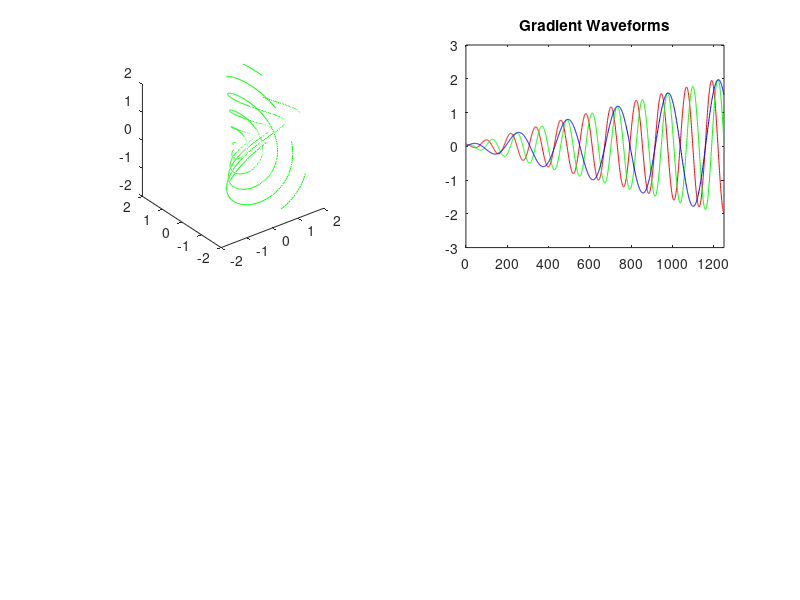

MATLAB code for this plot: (Note: this script raises an error after producing the figure.)
FOV = 24 ; % cm
MYDIM=64;
xres = FOV/MYDIM; % m
gamma = 267.5 * 1e2 / (2*pi) ; % Hz/Gauss
Tmax = 0.01;  %s
dt = 4e-6 ; % s
dt = 8e-6;
Kmax = 1/(xres);
deltaK = 1/(2*FOV);        % resolution of k-space (separation between turns)

Nshots = 25;

% new 10.2
Ntheta = Kmax/deltaK;
Nphi = Kmax/deltaK;


t=linspace(0,Tmax, Tmax/dt);
Npts = length(t);


THETA = linspace(0, 2*Ntheta*pi/Nshots, Npts);
PHI =   linspace(0, 2*Nphi*pi/Nshots, Npts);
R = linspace(0, Kmax^(1), Npts);
R = (R).^(1);


dphi = 2*pi/Nshots;
dtheta = 2*pi/(Nshots);



figure(1)
subplot(221)

option=2
if option==1
    kxs = []; kys = [];kzs=[];
    for n=0:(Nshots)-1
            
        PHI = PHI+ dphi;
            
        for m=0:(Nshots)-1
            
            THETA = THETA + dtheta;
            
            [kx, ky, kz] = sph2cart(PHI, THETA, R);
            
            kxs = [kxs; kx'];
            kys = [kys; ky'];
            kzs = [kzs; kz'];
            
            %plot3(kx,ky,kz);axis([-2 2 -2 2 -2 2]); axis square
            %drawnow
            %pause(0.05)
            %hold on
        end
        
        
    end
    hold off
    
else%% alternative: cartesian coordinate version for EPIC prog.
    
    % first spiral:
    [kx, ky, kz] = sph2cart(THETA, PHI, R);
    kxs = []; kys = [];kzs=[];
    plot3(kx,ky,kz , 'g');axis([-2 2 -2 2 -2 2]); axis square
    
    rotz= [
        cos(dtheta)  -sin(dtheta)   0;
        sin(dtheta)  cos(dtheta)    0;
        0    0  1;
        ];
    
    rotx= [
        1   0   0;
        0   cos(dphi)  -sin(dphi);
        0   sin(dphi)  cos(dphi) ;
        ];
    
    R=eye(3);
    for n=0:(Nshots)-1
        
        for m=0:(Nshots)-1
          
            
            
            tmp = R * [kx ; ky ; kz];
            kx1 = tmp(1,:);
            ky1 = tmp(2,:);
            kz1 = tmp(3,:);
            
            kxs = [kxs; kx1'];
            kys = [kys; ky1'];
            kzs = [kzs; kz1'];
            
            %plot3(kx1,ky1,kz1 , 'r');  
            %axis([-2 2 -2 2 -2 2]); axis square
            
            %drawnow
            %pause(0.1)
            %hold on
            R=rotx*R;
        end
        R=rotz*R;
        
    end
    hold off
    
    
    
    
end



% plot gradients for last shot
Gx = diff(kx) / dt / gamma;
Gy = diff(ky) / dt / gamma;
Gz = diff(kz) / dt / gamma;

xslew = diff(Gx)/dt; % this should come out in gauss/m/s
yslew = diff(Gy)/dt; %
zslew = diff(Gz)/dt; %

subplot(222)
plot(Gx,'r'); hold on
plot(Gy,'g');
plot(Gz,'b');hold off
axis([0 Npts -3 3])
title('Gradient Waveforms')




figure(2)
% Now simulate an object

im = phantom3d(MYDIM);
kim = fftshift(fftn(fftshift(im)));
subplot(221)
lightbox(im); title('The object')
subplot(222)
lightbox(abs(kim),[0 1000],[]); title('THe K-space version of the object')

% a k-space grid

[kx , ky, kz ]= meshgrid( ...
    linspace(-Kmax,Kmax,MYDIM), ...
    linspace(-Kmax,Kmax,MYDIM), ...
    linspace(-Kmax,Kmax,MYDIM));

signal = interp3(kx, ky, kz, kim, kxs, kys, kzs,'spline');
figure(1)
subplot(212)
plot(real(signal)); hold on;
plot(imag(signal),'r');
plot(abs(signal),'g');

title('All the echoes concatenated')
hold off

% filter the data
% make a filter:
myfilter = linspace(eps,Kmax,Npts)';
myfilter = repmat(myfilter, Nshots*Nshots, 1);
% signal = signal .* myfilter;

%Now do the reconstruction
% step 1- regrid the k-space data:

kim2 = griddata(kxs, kys, kzs, signal, kx, ky, kz);
% kim2 = interp3(kxs, kys, kzs, signal, kx, ky, kz);

figure(2); subplot(224)
lightbox(abs(kim2),[0 1000],[]); title('The re-gridded k-space image')

% step 2: do the FFT recon:
% where the interpolation returned NaN, we must put in zeros
kim2(isnan(kim2)) = 0;
im2 = fftshift(ifftn(fftshift(kim2)));

subplot(223)
lightbox(abs(im2)); title('The reconned image')

%RMK added for densitiy compenstation
figure(3)
subplot(2,1,1)
plot(abs(kim(:,32,32)))
hold on
plot(abs(kim(32,:,32)),'r')
hold off
subplot(2,1,2)
plot(abs(kim2(:,32,32)))
hold on
plot(abs(kim2(32,:,32)),'r')
hold off

figure(4)
diff1 = (abs(kim(:,32,32))-abs(kim2(:,32,32)))./(abs(kim(:,32,32)))
diff2 = (abs(kim(32,:,32))-abs(kim2(32,:,32)))./(abs(kim(32,:,32)))
plot(diff1);
hold on
plot(diff2,'r');
hold off



%End RMK


fprintf('\n ... Done! \n');
